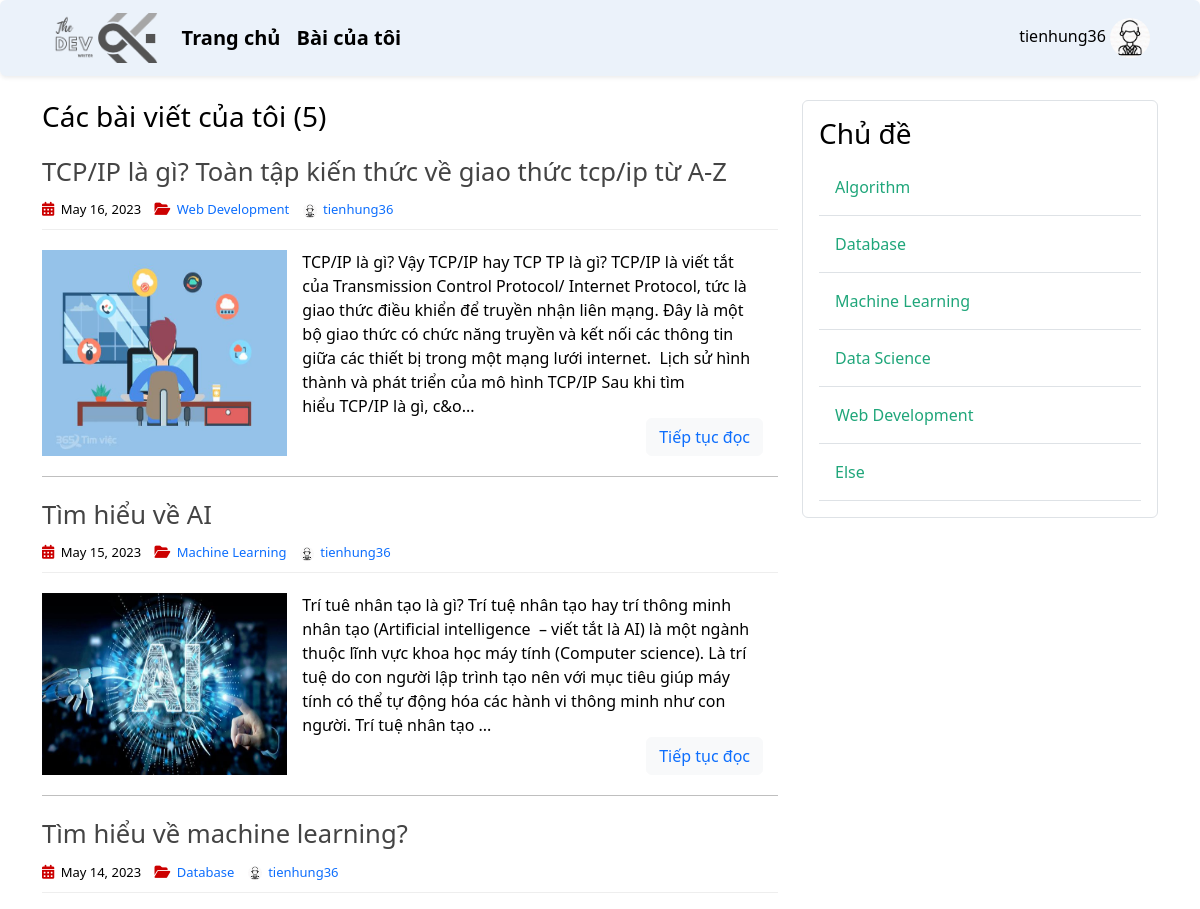
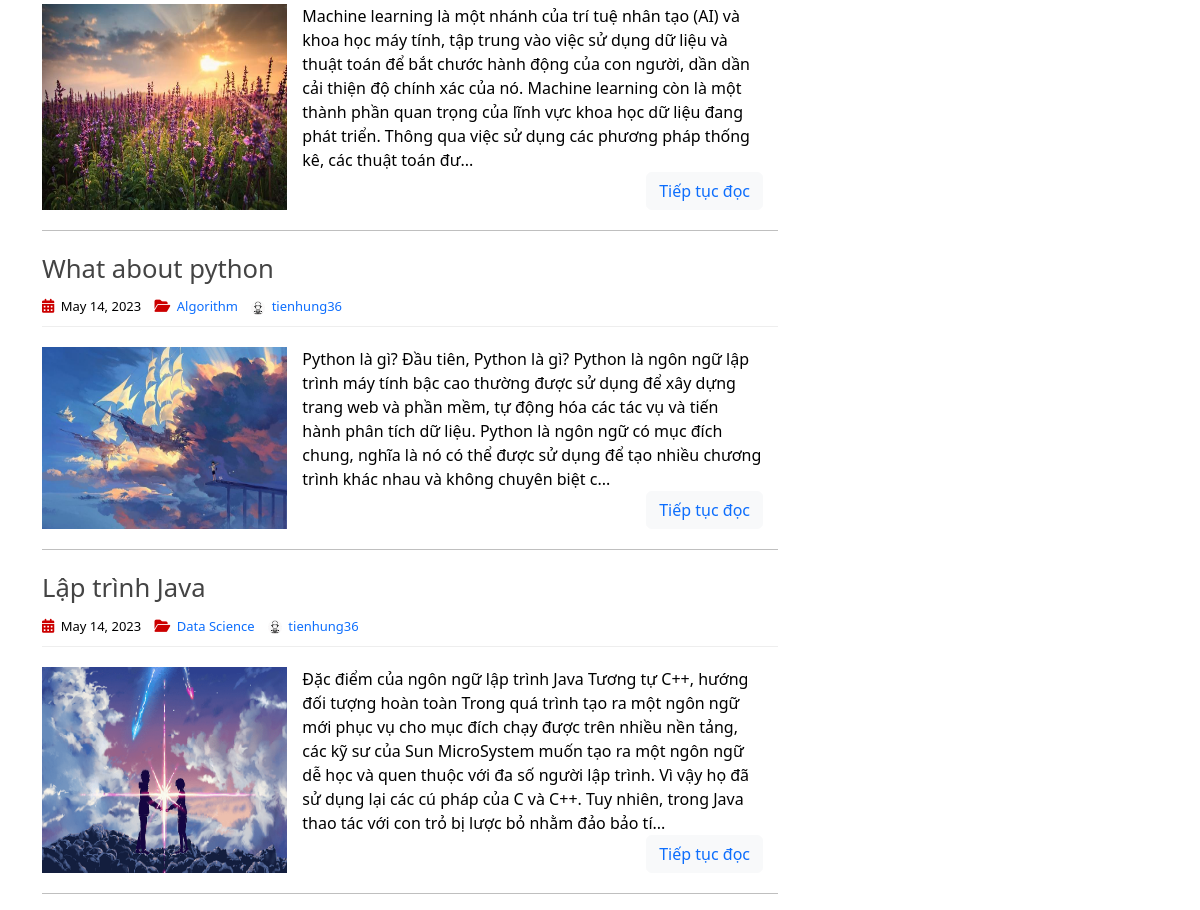
Page /mine (signed in) on the committed database (2 pictures, top to bottom).
### user_app/models.py (models this page shows, shortened)
class Profile(models.Model):
    user = models.OneToOneField(User, on_delete=models.CASCADE)
    avatar = models.ImageField(default='default.jpg', upload_to='profile_pics')

### post_app/models.py (models this page shows, shortened)
class Post(models.Model):
    title = models.CharField(max_length=256)
    content = RichTextField(blank=True, null=True)
    date_posted = models.DateTimeField(default=timezone.now)
    author = models.ForeignKey(User, on_delete=models.CASCADE)
    image = models.ImageField(
        default='post_default.jpg', upload_to='post_pics')
    topic = models.ForeignKey(
        Topic, on_delete=models.CASCADE, null=True, blank=False)

class Topic(models.Model):
    name = models.CharField(max_length=256)

### post_app/views.py (the view)
# urls.py: path('mine', MyPostListView.as_view(), name='mine'),
class MyPostListView(ListView):
    model = Post
    template_name = 'post/my_posts.html'
    context_object_name = 'posts'
    paginate_by = 5
    def get_queryset(self):
        user = self.request.user
        return Post.objects.filter(author=user).order_by('-date_posted')
    def get_context_data(self, **kwargs):
        user = self.request.user
        context = super(MyPostListView, self).get_context_data(**kwargs)
        context['posts'] = Post.objects.filter(
            author=user).order_by('-date_posted')
        context['topics'] = Topic.objects.all()
        return context

### post_app/templates/post/my_posts.html (shortened to what this page needs)
{% extends 'base.html' %}
{% load static %}
{% block post_content %}
<head>
    <link rel="stylesheet" type="text/css" href="{% static 'article/home.css' %}">
</head>
    <h3 class="mb-3">Các bài viết của tôi ({{ page_obj.paginator.count }})</h3>
    {% for post in posts %}
    <article>
        <header>
            <h2>
                <a href="{% url 'post-detail' post.id %}" class="post-title">
                    {{ post.title }}
                </a>
            </h2>
            <div class="entry-meta">
                <span>
                    <i class="fa-solid fa-calendar-days"></i>
                    {{ post.date_posted | date:"F d, Y" }}
                </span>
                <span>
                    <i class="fa-solid fa-folder-open"></i>
                    <a href="{% url 'topic-posts' post.topic.id %}" class="topic-link">
                        {{ post.topic.name }}
                    </a>
                </span>
                <span>
                    <img class="rounded-circle account-img" src="{{ post.author.profile.avatar.url }}" alt="account-image">
                    <a href="{% url 'user-posts' post.author.username %}" class="ms-auto">{{ post.author }}</a>
                </span>
            </div>
        </header>
        <div class="entry-content">
            <img class="col-sm-4" src="{{ post.image.url }}" alt="image">
            <div class="post-content">
                <div class="truncate-content">
                {% if post.content|length > 550 %}
                    {{ post.content|striptags|safe|slice:":550" }}...
                {% else %}
                    {{ post.content|striptags|safe }}
                {% endif %}
                </div>
                <p>
                    <button type="button" class="btn btn-light">
                        <a href="{% url 'post-detail' post.id %}">
                            Tiếp tục đọc
                        </a>
                    </button>
                </p>
            </div>
        </div>
    </article>
        <hr class="section-divider">
    {% endfor%}
{% endblock post_content %}
{% block topic_content %}
    {% include 'topic/topic_sidebar.html' %}
{% endblock topic_content %}

### templates/base.html (shortened to what this page needs)
{% load static %}
<!DOCTYPE html>
<html lang="en">
<head>
    <link href="https://cdn.jsdelivr.net/npm/bootstrap@5.2.0-beta1/dist/css/bootstrap.min.css" rel="stylesheet">
    <link rel="stylesheet" type="text/css" href="{% static 'css/main.css' %}">
    <link rel="stylesheet" href="https://cdnjs.cloudflare.com/ajax/libs/font-awesome/6.1.1/css/all.min.css" />
</head>
<body>
    <header>
        <nav class="navbar navbar-expand-md fixed-top navbar-light shadow-sm rounded">
            <div class="container">
                <a href="{% url 'home' %}" class="navbar-brand mr-4">
                    <img id="logo" src="{% static 'images/logo.png' %}" alt="logo">
                </a>
                <div class="collapse navbar-collapse">
                    <div class="navbar-nav">
                        <a href="{% url 'home' %}" class="nav-item nav-link fs-5 fw-bold">Trang chủ</a>
                        {% if user.is_authenticated %}
                        <a href="{% url 'mine' %}" class="nav-item nav-link fs-5 fw-bold">Bài của tôi</a>
                        {% endif %}
                    </div>
                    <div class="navbar-nav">
                        {% if user.is_authenticated %}
                            <div class="dropdown nav-item nav-link">
                                <div type="button" id="dropdownMenuButton1" data-bs-toggle="dropdown" aria-expanded="false">
                                    <span>{{ user.username }}</span>
                                    <img src="{{ user.profile.avatar.url }}" alt="avatar" class="rounded-circle navbar-avatar-img">
                                </div>
                            </div>
                        {% endif %}
                    </div>
                </div>
            </div>
        </nav>
    </header>
    <main role="main" class="container">
        <div class="row">
            <div class="col-md-8">
                {% block post_content %}{% endblock %}
            </div>
            <div class="col-md-4">
                {% block topic_content %}{% endblock %}
            </div>
        </div>
    </main>
</html>

### post_app/templates/topic/topic_sidebar.html
<div class="content-section border p-3 rounded">
    <h3>Chủ đề</h3>
    {% for topic in topics %}
        <a href="{% url 'topic-posts' topic.id %}" class="topic-link">
            <div class="border-bottom w-100 p-3">
                {{topic.name}}
            </div>
        </a>
    {% endfor%}
</div>

### tech_forum/static/css/main.css (style rules this page uses)
body { color: #000; margin-top: 5rem; }
a, a:hover { text-decoration: none; }
header > nav { background-color: #EBF2FA !important; }
.navbar-expand-md .navbar-collapse { justify-content: space-between; }
.nav-item.nav-link { display: inline; color: #000; }
.navbar-avatar-img { height: 40px; width: 40px; }
#logo { height: 50px; }
main { margin-top: 100px; }

### post_app/static/article/home.css (style rules this page uses)
a, a:hover { text-decoration: none; }
article { margin-bottom: 20px; }
article header { border-bottom: 1px solid #eee; padding-bottom: 9px; }
.post-title { color: #444; font-size: 1.6rem; }
.entry-meta span { font-size: 13px; margin-right: 10px; }
.entry-meta i { font-size: 14px; margin-right: 3px; color: #cc0000; }
.account-img { height: 14px; width: 14px; margin-right: 3px; border: #cc0000; }
.entry-content { display: flex; flex-direction: row; margin-top: 20px; }
.post-content { display: flex; flex-direction: column; justify-content: space-between; align-items: flex-end; min-height: 1px; padding-right: 15px; padding-left: 15px; }
.post-content > * { margin-bottom: 0; }
.topic-link div { color: #1fa67a; }

### rows in the picture
Post: title "TCP/IP là gì? Toàn tập kiến thức về giao thức tcp/ip từ A-Z", date_posted "May 16, 2023", topic.name "Web Development", author.profile.avatar (placeholder picture), author "tienhung36", image (picture), content "TCP/IP là gì? Vậy TCP/IP hay TCP TP là gì? TCP/IP là viết tắt của Transmission Control Protocol/ Internet Protocol, tức là giao thức điều khiển để truyền nhận liên mạng. Đây là một bộ giao thức có chức năng truyền và kết nối các thông tin giữa các thiết bị trong một mạng lưới internet. Lịch sử hình thành và phát triển của mô hình TCP/IP Sau khi tìm hiểu TCP/IP là gì, c&o"
Post: title "Tìm hiểu về AI", date_posted "May 15, 2023", topic.name "Machine Learning", author.profile.avatar (placeholder picture), author "tienhung36", image (picture), content "Trí tuê nhân tạo là gì? Trí tuệ nhân tạo hay trí thông minh nhân tạo (Artificial intelligence – viết tắt là AI) là một ngành thuộc lĩnh vực khoa học máy tính (Computer science). Là trí tuệ do con người lập trình tạo nên với mục tiêu giúp máy tính có thể tự động hóa các hành vi thông minh như con người. Trí tuệ nhân tạo"
Post: title "Tìm hiểu về machine learning?", date_posted "May 14, 2023", topic.name "Database", author.profile.avatar (placeholder picture), author "tienhung36", image (placeholder picture), content "Machine learning là một nhánh của trí tuệ nhân tạo (AI) và khoa học máy tính, tập trung vào việc sử dụng dữ liệu và thuật toán để bắt chước hành động của con người, dần dần cải thiện độ chính xác của nó. Machine learning còn là một thành phần quan trọng của lĩnh vực khoa học dữ liệu đang phát triển. Thông qua việc sử dụng các phương pháp thống kê, các thuật toán đư"
Post: title "What about python", date_posted "May 14, 2023", topic.name "Algorithm", author.profile.avatar (placeholder picture), author "tienhung36", image (picture), content "Python là gì? Đầu tiên, Python là gì? Python là ngôn ngữ lập trình máy tính bậc cao thường được sử dụng để xây dựng trang web và phần mềm, tự động hóa các tác vụ và tiến hành phân tích dữ liệu. Python là ngôn ngữ có mục đích chung, nghĩa là nó có thể được sử dụng để tạo nhiều chương trình khác nhau và không chuyên biệt c"
Post: title "Lập trình Java", date_posted "May 14, 2023", topic.name "Data Science", author.profile.avatar (placeholder picture), author "tienhung36", image (picture), content "Đặc điểm của ngôn ngữ lập trình Java Tương tự C++, hướng đối tượng hoàn toàn Trong quá trình tạo ra một ngôn ngữ mới phục vụ cho mục đích chạy được trên nhiều nền tảng, các kỹ sư của Sun MicroSystem muốn tạo ra một ngôn ngữ dễ học và quen thuộc với đa số người lập trình. Vì vậy họ đã sử dụng lại các cú pháp của C và C++. Tuy nhiên, trong Java thao tác với con trỏ bị lược bỏ nhằm đảo bảo tí"
Topic: name "Algorithm"
Topic: name "Database"
Topic: name "Machine Learning"
Topic: name "Data Science"
Topic: name "Web Development"
Topic: name "Else"

### other values in the picture
{{ user.username }} "tienhung36"
{{ page_obj.paginator.count }} "5"
